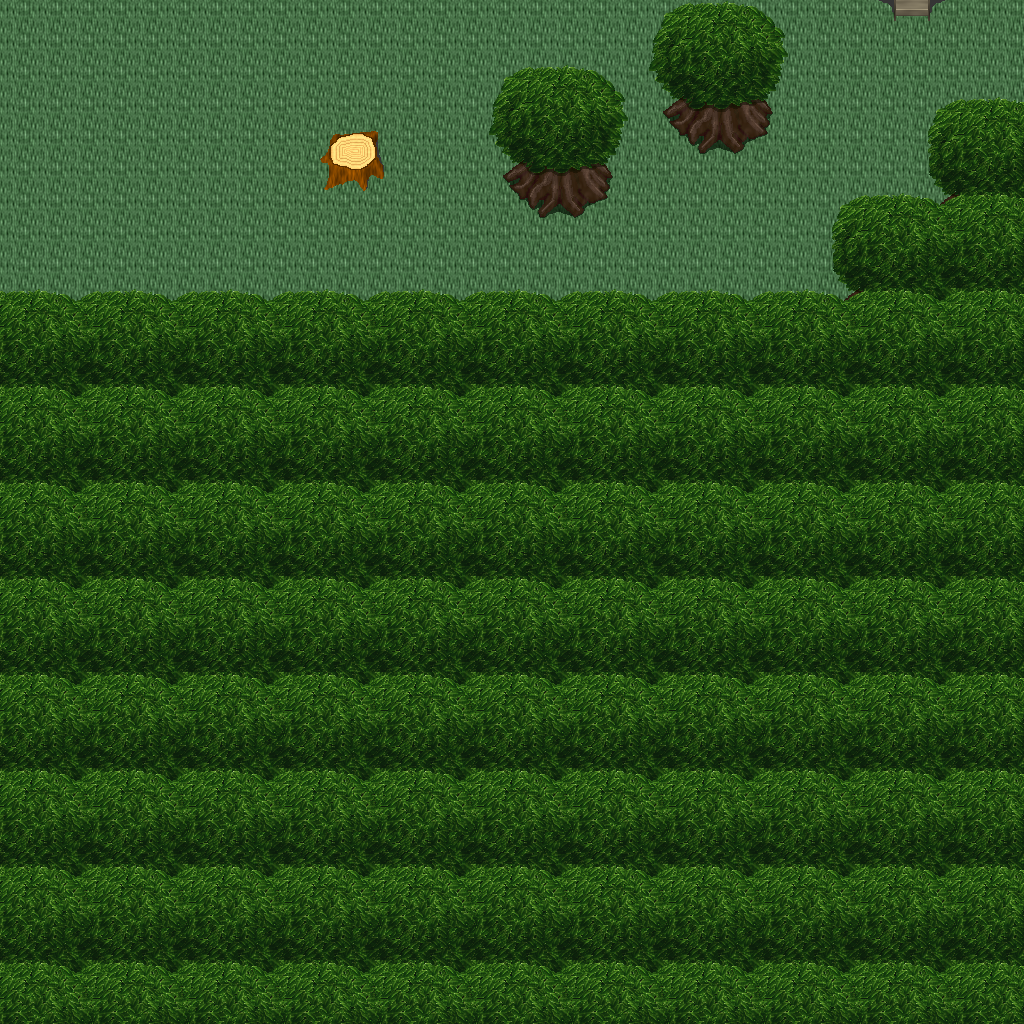

This is a level from a 2D game, rendered from its Tiled map with the project's own tilesets. A one-line summary and the map file follow, with tile-layer data summarised:
An orthogonal 32x32 tile map with 32x32 px tiles, 5 tile layers (Ground, Objects, Objects2, Above, ...), 1 hidden layer not drawn, 34 tilesets.

<map version="1.10" tiledversion="1.11.0" orientation="orthogonal" renderorder="right-down" width="32" height="32" tilewidth="32" tileheight="32" infinite="0" nextlayerid="11" nextobjectid="1">
 <tileset firstgid="1" name="ground_ground" tilewidth="32" tileheight="32" tilecount="33" columns="3">
  <image source="../drawable/ground_ground.png" width="96" height="352" />
 </tileset>
 <tileset firstgid="34" name="ground_grass_edges" tilewidth="32" tileheight="32" tilecount="36" columns="12">
  <image source="../drawable/ground_grass_edges.png" width="384" height="96" />
 </tileset>
 <tileset firstgid="70" name="ground_earth_edges" tilewidth="32" tileheight="32" tilecount="18" columns="6">
  <image source="../drawable/ground_earth_edges.png" width="192" height="96" />
 </tileset>
 <tileset firstgid="88" name="ground_grass_corners" tilewidth="32" tileheight="32" tilecount="24" columns="6">
  <image source="../drawable/ground_grass_corners.png" width="192" height="128" />
 </tileset>
 <tileset firstgid="112" name="plant_grasses" tilewidth="32" tileheight="32" tilecount="6" columns="3">
  <image source="../drawable/plant_grasses.png" width="96" height="64" />
 </tileset>
 <tileset firstgid="118" name="plant_flower_daisy_blue" tilewidth="32" tileheight="32" tilecount="8" columns="2">
  <image source="../drawable/plant_flower_daisy_blue.png" width="64" height="128" />
 </tileset>
 <tileset firstgid="126" name="plant_flower_daisy_yellow" tilewidth="32" tileheight="32" tilecount="8" columns="2">
  <image source="../drawable/plant_flower_daisy_yellow.png" width="64" height="128" />
 </tileset>
 <tileset firstgid="134" name="plant_bush_bushes" tilewidth="32" tileheight="32" tilecount="10" columns="5">
  <image source="../drawable/plant_bush_bushes.png" width="160" height="64" />
 </tileset>
 <tileset firstgid="144" name="plant_flower_daisy_red" tilewidth="32" tileheight="32" tilecount="8" columns="2">
  <image source="../drawable/plant_flower_daisy_red.png" width="64" height="128" />
 </tileset>
 <tileset firstgid="152" name="plant_flower_daisy_white" tilewidth="32" tileheight="32" tilecount="8" columns="2">
  <image source="../drawable/plant_flower_daisy_white.png" width="64" height="128" />
 </tileset>
 <tileset firstgid="160" name="logic_collision" tilewidth="32" tileheight="32" tilecount="1" columns="1">
  <image source="../drawable/logic_collision.png" width="32" height="32" />
 </tileset>
 <tileset firstgid="161" name="plant_stump_stump_brown" tilewidth="32" tileheight="32" tilecount="4" columns="2">
  <image source="../drawable/plant_stump_stump_brown.png" width="64" height="64" />
 </tileset>
 <tileset firstgid="165" name="plant_tree_tree_green" tilewidth="32" tileheight="32" tilecount="88" columns="8">
  <image source="../drawable/plant_tree_tree_green.png" width="256" height="352" />
 </tileset>
 <tileset firstgid="253" name="logic_item_resources" tilewidth="32" tileheight="32" tilecount="6" columns="6">
  <image source="../drawable/logic_item_resources.png" width="192" height="32" />
 </tileset>
 <tileset firstgid="259" name="logic_item_mushroom" tilewidth="32" tileheight="32" tilecount="6" columns="6">
  <image source="../drawable/logic_item_mushroom.png" width="192" height="32" />
 </tileset>
 <tileset firstgid="265" name="object_tent" tilewidth="32" tileheight="32" tilecount="9" columns="3">
  <image source="../drawable/object_tent.png" width="96" height="96" />
 </tileset>
 <tileset firstgid="274" name="logic_creature_albino_elf" tilewidth="32" tileheight="32" tilecount="5" columns="5">
  <image source="../drawable/logic_creature_albino_elf.png" width="160" height="32" />
 </tileset>
 <tileset firstgid="279" name="ground_ladder_vertical_dark" tilewidth="32" tileheight="32" tilecount="3" columns="3">
  <image source="../drawable/ground_ladder_vertical_dark.png" width="96" height="32" />
 </tileset>
 <tileset firstgid="282" name="ground_ladder_horizontal_dark" tilewidth="32" tileheight="32" tilecount="3" columns="1">
  <image source="../drawable/ground_ladder_horizontal_dark.png" width="32" height="96" />
 </tileset>
 <tileset firstgid="285" name="furniture_light_flames" tilewidth="32" tileheight="32" tilecount="6" columns="6">
  <image source="../drawable/furniture_light_flames.png" width="192" height="32" />
 </tileset>
 <tileset firstgid="291" name="furniture_table_tree_stump_table" tilewidth="32" tileheight="32" tilecount="4" columns="2">
  <image source="../drawable/furniture_table_tree_stump_table.png" width="64" height="64" />
 </tileset>
 <tileset firstgid="295" name="furniture_chair_stool" tilewidth="32" tileheight="32" tilecount="1" columns="1">
  <image source="../drawable/furniture_chair_stool.png" width="32" height="32" />
 </tileset>
 <tileset firstgid="296" name="logic_creature_ent" tilewidth="32" tileheight="32" tilecount="4" columns="4">
  <image source="../drawable/logic_creature_ent.png" width="128" height="32" />
 </tileset>
 <tileset firstgid="300" name="logic_creature_animal" tilewidth="32" tileheight="32" tilecount="32" columns="8">
  <image source="../drawable/logic_creature_animal.png" width="256" height="128" />
 </tileset>
 <tileset firstgid="332" name="logic_portal" tilewidth="32" tileheight="32" tilecount="24" columns="8">
  <image source="../drawable/logic_portal.png" width="256" height="96" />
 </tileset>
 <tileset firstgid="356" name="logic_item_herb" tilewidth="32" tileheight="32" tilecount="5" columns="5">
  <image source="../drawable/logic_item_herb.png" width="160" height="32" />
 </tileset>
 <tileset firstgid="361" name="ground_pothole" tilewidth="32" tileheight="32" tilecount="4" columns="4">
  <image source="../drawable/ground_pothole.png" width="128" height="32" />
 </tileset>
 <tileset firstgid="365" name="logic_creature_elemental" tilewidth="32" tileheight="32" tilecount="16" columns="8">
  <image source="../drawable/logic_creature_elemental.png" width="256" height="64" />
 </tileset>
 <tileset firstgid="381" name="plant_bush_bush_pinks" tilewidth="32" tileheight="32" tilecount="4" columns="2">
  <image source="../drawable/plant_bush_bush_pinks.png" width="64" height="64" />
 </tileset>
 <tileset firstgid="385" name="light_door_light" tilewidth="32" tileheight="32" tilecount="12" columns="3">
  <image source="../drawable/light_door_light.png" width="96" height="128" />
 </tileset>
 <tileset firstgid="397" name="light_dim_light_7x5" tilewidth="32" tileheight="32" tilecount="35" columns="7">
  <image source="../drawable/light_dim_light_7x5.png" width="224" height="160" />
 </tileset>
 <tileset firstgid="432" name="light_light_5x5" tilewidth="32" tileheight="32" tilecount="25" columns="5">
  <image source="../drawable/light_light_5x5.png" width="160" height="160" />
 </tileset>
 <tileset firstgid="457" name="furniture_light_roots_lamp" tilewidth="32" tileheight="32" tilecount="6" columns="2">
  <image source="../drawable/furniture_light_roots_lamp.png" width="64" height="96" />
 </tileset>
 <tileset firstgid="463" name="building_huts" tilewidth="32" tileheight="32" tilecount="338" columns="26">
  <image source="../drawable/building_huts.png" width="832" height="416" />
 </tileset>
 <layer id="1" name="Ground" width="32" height="32">
  <data>[1024 cells, 1024 non-empty, 2 distinct tile ids]</data>
 </layer>
 <layer id="2" name="Objects" width="32" height="32">
  <data>[1024 cells, 28 non-empty, 16 distinct tile ids]</data>
 </layer>
 <layer id="3" name="Objects2" width="32" height="32">
  <data>[1024 cells, 4 non-empty, 4 distinct tile ids]</data>
 </layer>
 <layer id="4" name="Above" width="32" height="32">
  <data>[1024 cells, 793 non-empty, 32 distinct tile ids]</data>
 </layer>
 <layer id="5" name="Above2" width="32" height="32">
  <data>[1024 cells, 0 non-empty, 0 distinct tile ids]</data>
 </layer>
 <layer id="6" name="Walkable" width="32" height="32" visible="0">
  <data>[1024 cells, 710 non-empty, 1 distinct tile ids]</data>
 </layer>
 <objectgroup id="7" name="Mapevents" />
 <objectgroup id="8" name="Spawn" />
 <objectgroup id="9" name="Keys" />
 <objectgroup id="10" name="Replace" />
</map>
